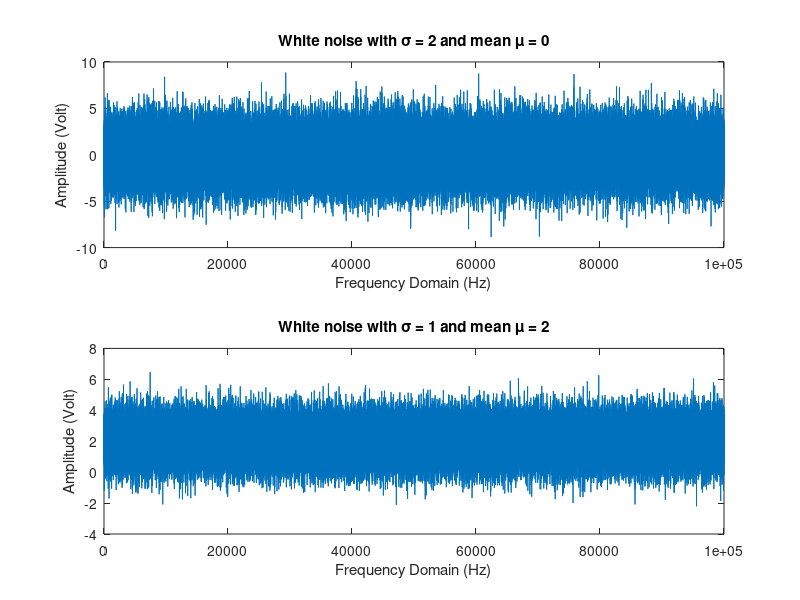
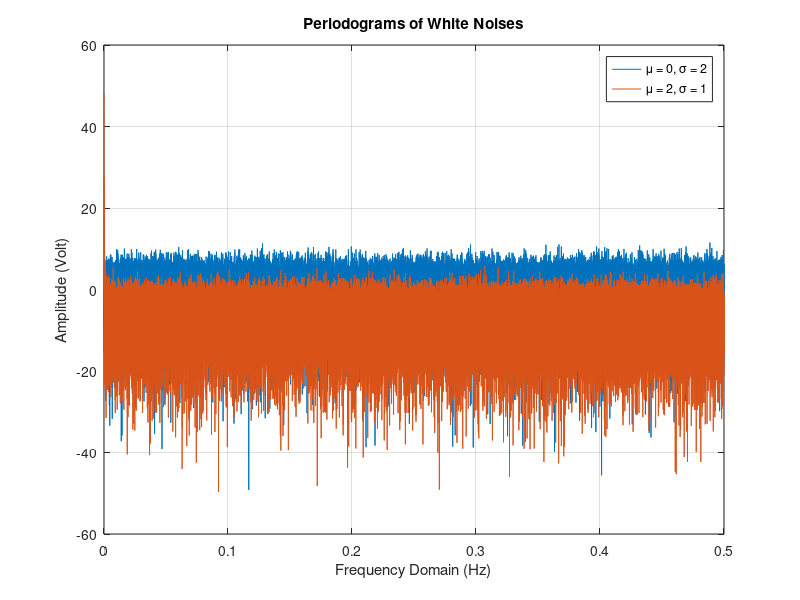

Write MATLAB code to recreate these figures, in order.
mu1 = 0;
sigma1 = 2;
noise1 = sigma1*randn(1, 1e5) + mu1;
noiseLength = length(noise1);   % Length of noise1

mu2 = 2;
sigma2 = 1;
noise2 = sigma2*randn(1, 1e5) + mu2;

figure
subplot(2, 1, 1)
plot(noise1)
xlabel('Frequency Domain (Hz)');
ylabel('Amplitude (Volt)');
title('White noise with σ = 2 and mean μ = 0');

subplot(2, 1, 2)
plot(noise2)
xlabel('Frequency Domain (Hz)');
ylabel('Amplitude (Volt)');
title('White noise with σ = 1 and mean μ = 2');

figure
periodogram(noise1)
xlabel('Frequency Domain (Hz)');
ylabel('Amplitude (Volt)');
hold on;
periodogram(noise2, 'r')
xlabel('Frequency Domain (Hz)');
ylabel('Amplitude (Volt)');
title('Periodograms of White Noises');
legend('μ = 0, σ = 2', 'μ = 2, σ = 1')
hold off;
